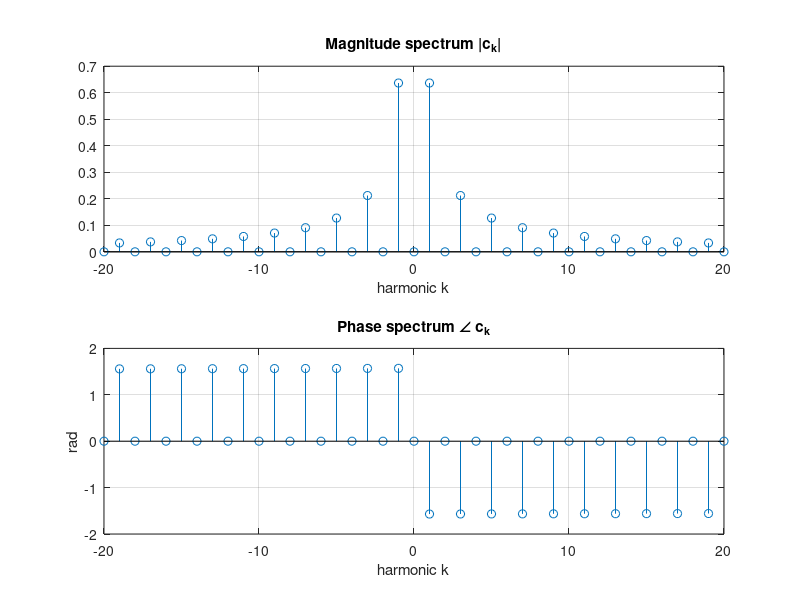

MATLAB code to generate this figure: (Note: this script raises an error after producing the figure.)
% Experiment 6: Magnitude and phase spectra using the Fourier series
clc; clear; close all;
T0 = 1; fs = 5000; w0 = 2*pi/T0;
t  = 0:1/fs:2*T0-1/fs;
tp = 0:1/fs:T0-1/fs;
x_one = double(tp < T0/2); x_one(x_one == 0) = -1;    % square wave, one period
K = 20; k = -K:K;
c = zeros(size(k));
for i = 1:length(k)
    c(i) = trapz(tp, x_one .* exp(-1j*k(i)*w0*tp)) / T0;
end
fprintf('c1 = %.4f%+.4fj (theory: -j*2/pi = %.4fj)\n', real(c(K+2)), imag(c(K+2)), -2/pi);

f1 = figure('Position', [100 100 800 650]);
subplot(2,1,1); stem(k, abs(c)); grid on; title('Magnitude spectrum |c_k|'); xlabel('harmonic k');
ph = angle(c); ph(abs(c) < 1e-3) = 0;
subplot(2,1,2); stem(k, ph); grid on; title('Phase spectrum \angle c_k'); xlabel('harmonic k'); ylabel('rad');
save_fig(f1, 'exp06_fourier_series_spectra.png');

orig = double(mod(t, T0) < T0/2); orig(orig == 0) = -1;
f2 = figure('Position', [100 100 1000 650]);
Ns = [1 3 9 49];
for j = 1:4
    kk = -Ns(j):Ns(j); xr = zeros(size(t));
    for i = 1:length(kk)
        ck = trapz(tp, x_one .* exp(-1j*kk(i)*w0*tp)) / T0;
        xr = xr + ck * exp(1j*kk(i)*w0*t);
    end
    subplot(2,2,j); plot(t, orig, 'k--', t, real(xr)); grid on;
    title(sprintf('Harmonics up to k = \\pm%d', Ns(j))); xlabel('t (s)');
end
save_fig(f2, 'exp06_fourier_series_reconstruction.png');
